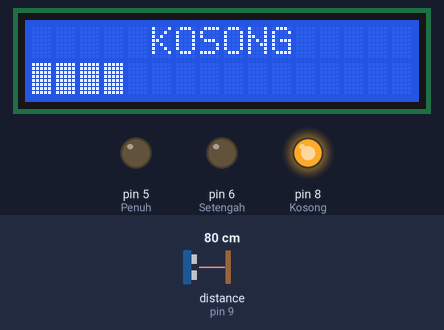
This sketch was run on a simulated Arduino Uno, built with avr-gcc and run on an emulated ATmega328P. On the bench: 16×2 character LCD, output pins drawn as LEDs (lit = HIGH). Wiring (inferred from the names in the program): ultrasonic range finder: trigger pin 10; echo pin 9. Dashed ring = blinking. The test bench sets the inputs (shaded band); at power-on: distance to the obstacle (sensor on pin 9) 80 cm. The echo pulse lasts 58.3 µs per cm; pins used as bus, display or sensor lines are not drawn; what the sketch prints to the serial monitor is not drawn.

Above: at 1.2 s.
1.3 s: distance to the obstacle (sensor on pin 9) set to 250 cm
At 3.9 s:
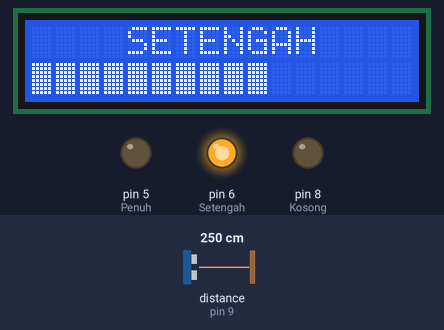
4.2 s: distance to the obstacle (sensor on pin 9) set to 2 cm
At 4.7 s:
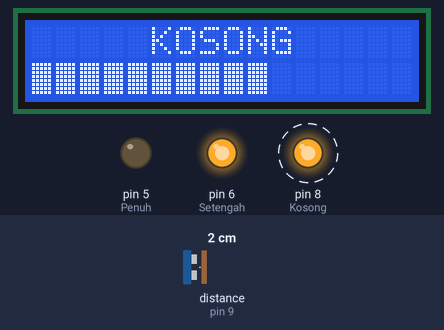
7.9 s: distance to the obstacle (sensor on pin 9) set to 60 cm
At 9.8 s:
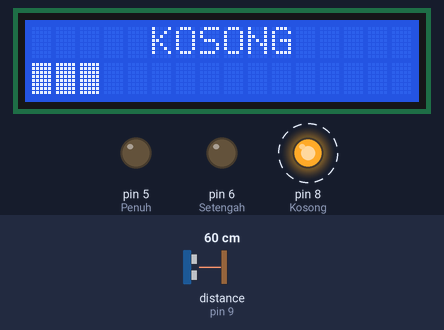
12.0 s: distance to the obstacle (sensor on pin 9) set to 299 cm
At 14.3 s:
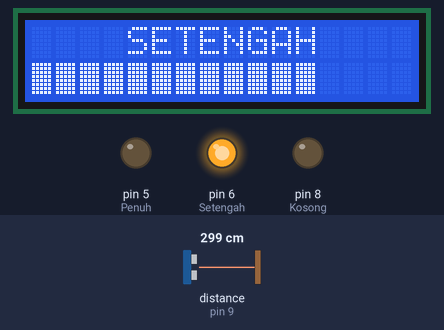
14.6 s: distance to the obstacle (sensor on pin 9) set to 35 cm
At 15.2 s:
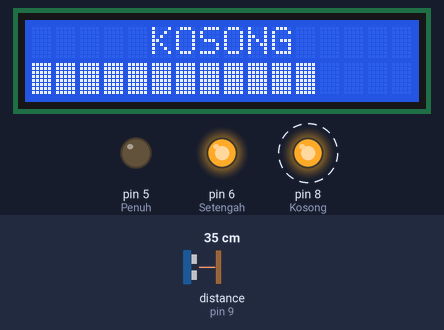
18.3 s: distance to the obstacle (sensor on pin 9) set to 153 cm
At 20.8 s:
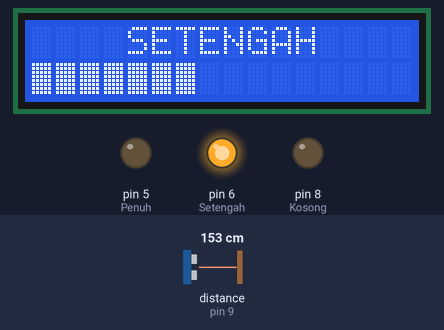
Timing chart, 0 to 21.9 s (numbered marks = the images above; inputs shaded):
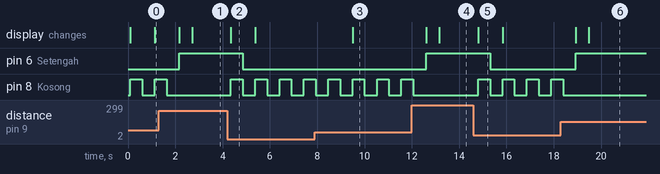

The sketch:

Monitoring_Water_Level.ino
```cpp
#include <LiquidCrystal_I2C.h>
#include <Wire.h>

long jarak, waktu; // Inisialisasi UltraSonik

#define Rec 9
#define Trans 10

#define Kosong 8
#define Setengah 6
#define Penuh 5

LiquidCrystal_I2C lcd(0x27, 16, 2);

#define  maxJarak 400

void setup() {

  pinMode(Rec, INPUT); // Terima
  pinMode(Trans, OUTPUT); // Kirim
  // Indikator
  pinMode(Penuh, OUTPUT);
  pinMode(Setengah, OUTPUT);
  pinMode(Kosong, OUTPUT);

  Serial.begin(9600);
  lcd.init();
  lcd.backlight();
}

void loop() {

  // Syarat Awal Ultrasonik
  digitalWrite(Trans, 0);
  delayMicroseconds(2);
  digitalWrite(Trans, 1);
  delayMicroseconds(10);
  digitalWrite(Trans, 0);

  // Panjang Bar Animasi Pada LCD
  int panjangBar = map(jarak, maxJarak, 0, 0, 16);
  // Pengukuran Jarak Menjadi CM
  waktu = pulseIn(Rec, 1);
  jarak = (waktu * 0.034) / 2;

  // Pembatas
  if (jarak > maxJarak) jarak = maxJarak;
  if (jarak < 0) jarak = 0;

  // BARIS 2
  lcd.setCursor(0, 1);
  for (int i = 0; i < 16; i++) {
    lcd.print(" ");
  }

  lcd.setCursor(0, 1);
  for (int i = 16; i > panjangBar; i--) {
    lcd.print((char)255);
  }

    // BARIS 1
  lcd.setCursor(4, 0);

  if (jarak < 150) {
    lcd.print(" KOSONG ");
    digitalWrite(Kosong, 1);
    delay(500);
    digitalWrite(Kosong, 0);
    digitalWrite(Penuh, 0);
    digitalWrite(Setengah, 0);
  }
  else if (jarak >= 151 && jarak <= 300) {
    lcd.print("SETENGAH");
    digitalWrite(Penuh, 0);
    digitalWrite(Kosong, 0);
    digitalWrite(Setengah, 1);
  }
  else {
    lcd.print(" PENUH  ");
    digitalWrite(Penuh, 1);
    digitalWrite(Kosong, 0);
    digitalWrite(Setengah, 0);
  }

  Serial.println(String("JARAK AIR : ") + jarak + String("CM"));
  delay(500);
}
```

Measured:
- after the input at 1.3 s, pin 6 (Setengah): LOW → HIGH after 0.87 s; pin 8 (Kosong): goes on until 1.6 s, then stays LOW; the display: first changes after 0.87 s (image 1 shows a later state)
- after the input at 4.2 s, pin 6 (Setengah): HIGH → LOW after 0.65 s; pin 8 (Kosong): alternates HIGH for 0.50 s and LOW for 0.53 s, starting after 0.15 s; the display: changes after 0.15 s (image 2)
- after the input at 7.9 s, the display: changes after 1.6 s (image 3)
- after the input at 12.0 s, pin 6 (Setengah): LOW → HIGH after 0.61 s; pin 8 (Kosong): goes on until 12.1 s, then stays LOW; the display: first changes after 0.61 s (image 4 shows a later state)
- after the input at 14.6 s, pin 6 (Setengah): HIGH → LOW after 0.71 s; pin 8 (Kosong): alternates HIGH for 0.50 s and LOW for 0.53 s, starting after 0.21 s; the display: changes after 0.21 s (image 5)
- after the input at 18.3 s, pin 6 (Setengah): LOW → HIGH after 0.63 s; pin 8 (Kosong): goes on until 18.4 s, then stays LOW; the display: first changes after 0.63 s (image 6 shows a later state)
- what the display in image 2 shows lasts 1.0 s, from 4.4 s to 5.4 s
